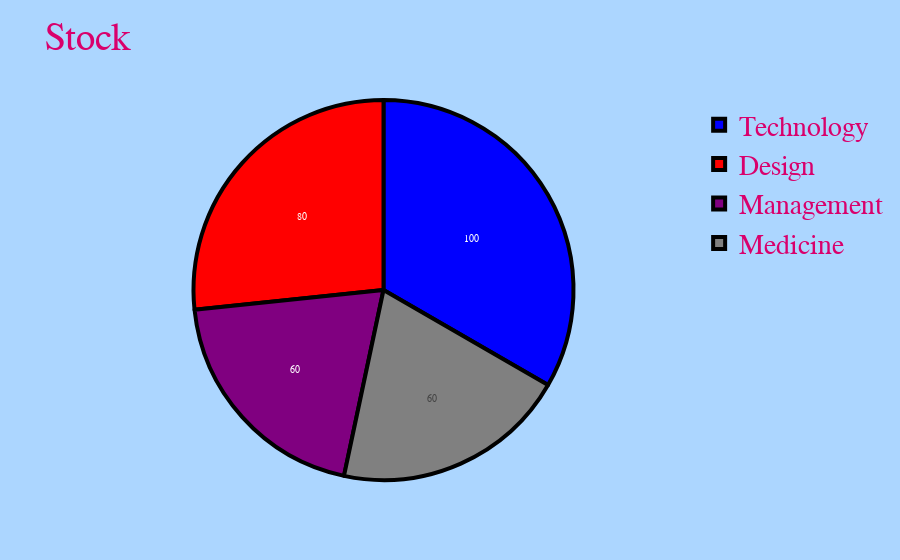

This figure's notebook cell:
### Code cell
## 導入套件
import plotly
import plotly.offline as pof
import plotly.graph_objs as go
import pandas as pd


## 設定為離線
pof.init_notebook_mode(connected = True)

## 構建數據集
group_student = ['Technology', 'Design', 'Management', 'Medicine']
student_amount = [100, 80, 60, 60]
colors = ['blue', 'red', 'purple', 'grey']


## 數據1
data1 = go.Pie(
    labels = group_student,
    values = student_amount,
    hoverinfo = 'label+percent',
    textinfo = 'value',
    textfont = {'size': 10},
    marker = {
        'colors': colors,
        'line': {'color': 'black', 'width': 4}
    }
    
)


## 介面
layout = go.Layout(
    title = 'Stock',
    xaxis = {'title': 'Date'},
    yaxis = {'title': 'Price'},
    showlegend = True,
    plot_bgcolor = "#B9B9FF",
    paper_bgcolor = "#ACD6FF",
    font = {
        'size': 28,
        'family': 'fantasy',
        'color': '#D9006C'
    },
)

## 組合成Figure
figure = go.Figure(data = [data1], layout = layout)

## 繪圖
pof.iplot(figure, filename = 'Plotly-Scatter', show_link = True, link_text = "Plotly Links", image_height = 800, image_width = 900)

### Figure 1 — Plotly figure (JSON) as saved in the notebook; plotly's stock layout.template omitted (floating-point values rounded to 4 significant figures)
{"data": [{"hoverinfo": "label+percent", "labels": ["Technology", "Design", "Management", "Medicine"], "marker": {"colors": ["blue", "red", "purple", "grey"], "line": {"color": "black", "width": 4}}, "textfont": {"size": 10}, "textinfo": "value", "type": "pie", "values": [100, 80, 60, 60]}], "layout": {"font": {"color": "#D9006C", "family": "fantasy", "size": 28}, "paper_bgcolor": "#ACD6FF", "plot_bgcolor": "#B9B9FF", "showlegend": true, "title": {"text": "Stock"}, "xaxis": {"title": {"text": "Date"}}, "yaxis": {"title": {"text": "Price"}}}}
